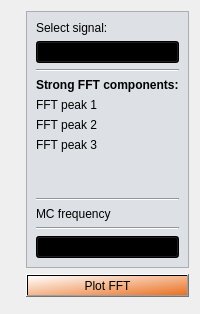
      <widget class="QWidget" name="tab_8">
       <attribute name="title">
        <string>FFT</string>
       </attribute>
       <layout class="QGridLayout" name="gridLayout_23">
        <item row="1" column="0" rowspan="4">
         <widget class="QwtPlot" name="PlotFFT">
          <property name="sizePolicy">
           <sizepolicy hsizetype="MinimumExpanding" vsizetype="MinimumExpanding">
            <horstretch>10</horstretch>
            <verstretch>0</verstretch>
           </sizepolicy>
          </property>
          <property name="font">
           <font>
            <family>Arial</family>
           </font>
          </property>
         </widget>
        </item>
        <item row="1" column="1" rowspan="2">
         <widget class="QFrame" name="frame_16">
          <property name="font">
           <font>
            <family>Arial</family>
           </font>
          </property>
          <property name="styleSheet">
           <string notr="true">background-color: rgb(221, 225, 229);</string>
          </property>
          <property name="frameShape">
           <enum>QFrame::StyledPanel</enum>
          </property>
          <property name="frameShadow">
           <enum>QFrame::Raised</enum>
          </property>
          <layout class="QGridLayout" name="gridLayout_24">
           <item row="0" column="0">
            <widget class="QLabel" name="label_48">
             <property name="font">
              <font>
               <family>Arial</family>
              </font>
             </property>
             <property name="text">
              <string>Select signal:</string>
             </property>
            </widget>
           </item>
           <item row="9" column="0">
            <widget class="QLabel" name="lMC_FREQ">
             <property name="font">
              <font>
               <family>Arial</family>
              </font>
             </property>
             <property name="text">
              <string>MC frequency</string>
             </property>
            </widget>
           </item>
           <item row="11" column="0">
            <widget class="QComboBox" name="FFT_SMPL">
             <property name="font">
              <font>
               <family>Arial</family>
              </font>
             </property>
             <property name="styleSheet">
              <string notr="true">background-color: qlineargradient(spread:pad, x1:1, y1:0.966, x2:0.744, y2:0, stop:0 rgba(178, 187, 194, 255), stop:1 rgba(221, 225, 229, 255));
color: rgb(0, 0, 0);</string>
             </property>
             <property name="inputMethodHints">
              <set>Qt::ImhPreferLowercase</set>
             </property>
             <property name="sizeAdjustPolicy">
              <enum>QComboBox::AdjustToContentsOnFirstShow</enum>
             </property>
             <item>
              <property name="text">
               <string>Use 1024 samples</string>
              </property>
             </item>
             <item>
              <property name="text">
               <string>Use 4096 samples</string>
              </property>
             </item>
             <item>
              <property name="text">
               <string>Use 16384 samples</string>
              </property>
             </item>
             <item>
              <property name="text">
               <string>Use 65536 samples</string>
              </property>
             </item>
            </widget>
           </item>
           <item row="1" column="0">
            <widget class="QComboBox" name="signalFFTselect">
             <property name="font">
              <font>
               <family>Arial</family>
              </font>
             </property>
             <property name="styleSheet">
              <string notr="true">background-color: qlineargradient(spread:pad, x1:1, y1:0.966, x2:0.744, y2:0, stop:0 rgba(178, 187, 194, 255), stop:1 rgba(221, 225, 229, 255));
color: rgb(0, 0, 0);</string>
             </property>
             <property name="inputMethodHints">
              <set>Qt::ImhPreferLowercase</set>
             </property>
             <property name="currentIndex">
              <number>1</number>
             </property>
             <property name="maxCount">
              <number>30</number>
             </property>
             <property name="sizeAdjustPolicy">
              <enum>QComboBox::AdjustToContentsOnFirstShow</enum>
             </property>
             <item>
              <property name="text">
               <string>TBT X</string>
              </property>
             </item>
             <item>
              <property name="text">
               <string>TBT Y</string>
              </property>
             </item>
             <item>
              <property name="text">
               <string>TBT VA</string>
              </property>
             </item>
             <item>
              <property name="text">
               <string>TBT VB</string>
              </property>
             </item>
             <item>
              <property name="text">
               <string>TBT VC</string>
              </property>
             </item>
             <item>
              <property name="text">
               <string>TBT VD</string>
              </property>
             </item>
             <item>
              <property name="text">
               <string>TBT SUM</string>
              </property>
             </item>
             <item>
              <property name="text">
               <string>TBT Q</string>
              </property>
             </item>
             <item>
              <property name="text">
               <string>ADC A</string>
              </property>
             </item>
             <item>
              <property name="text">
               <string>ADC B</string>
              </property>
             </item>
             <item>
              <property name="text">
               <string>ADC C</string>
              </property>
             </item>
             <item>
              <property name="text">
               <string>ADC D</string>
              </property>
             </item>
            </widget>
           </item>
           <item row="7" column="0">
            <spacer name="verticalSpacer_6">
             <property name="font">
              <font>
               <family>Arial</family>
              </font>
             </property>
             <property name="orientation">
              <enum>Qt::Vertical</enum>
             </property>
             <property name="sizeHint" stdset="0">
              <size>
               <width>20</width>
               <height>40</height>
              </size>
             </property>
            </spacer>
           </item>
           <item row="10" column="0">
            <widget class="Line" name="line_21">
             <property name="font">
              <font>
               <family>Arial</family>
              </font>
             </property>
             <property name="orientation">
              <enum>Qt::Horizontal</enum>
             </property>
            </widget>
           </item>
           <item row="8" column="0">
            <widget class="Line" name="line_22">
             <property name="font">
              <font>
               <family>Arial</family>
              </font>
             </property>
             <property name="orientation">
              <enum>Qt::Horizontal</enum>
             </property>
            </widget>
           </item>
           <item row="3" column="0">
            <widget class="QLabel" name="label_57">
             <property name="font">
              <font>
               <family>Arial</family>
               <weight>75</weight>
               <bold>true</bold>
              </font>
             </property>
             <property name="text">
              <string>Strong FFT components:</string>
             </property>
            </widget>
           </item>
           <item row="2" column="0">
            <widget class="Line" name="line_23">
             <property name="orientation">
              <enum>Qt::Horizontal</enum>
             </property>
            </widget>
           </item>
           <item row="4" column="0">
            <widget class="QLabel" name="lFFTpeak1">
             <property name="font">
              <font>
               <family>Arial</family>
              </font>
             </property>
             <property name="text">
              <string>FFT peak 1</string>
             </property>
            </widget>
           </item>
           <item row="5" column="0">
            <widget class="QLabel" name="lFFTpeak2">
             <property name="font">
              <font>
               <family>Arial</family>
              </font>
             </property>
             <property name="text">
              <string>FFT peak 2</string>
             </property>
            </widget>
           </item>
           <item row="6" column="0">
            <widget class="QLabel" name="lFFTpeak3">
             <property name="font">
              <font>
               <family>Arial</family>
              </font>
             </property>
             <property name="text">
              <string>FFT peak 3</string>
             </property>
            </widget>
           </item>
          </layout>
         </widget>
        </item>
        <item row="3" column="1">
         <widget class="QPushButton" name="ReadFFT">
          <property name="font">
           <font>
            <family>Arial</family>
           </font>
          </property>
          <property name="styleSheet">
           <string notr="true">background-color: qlineargradient(spread:pad, x1:1, y1:1, x2:0, y2:0, stop:0 rgba(234, 112, 33, 255), stop:1 rgba(255, 255, 255, 255));</string>
          </property>
          <property name="text">
           <string>Plot FFT</string>
          </property>
         </widget>
        </item>
       </layout>
      </widget>
